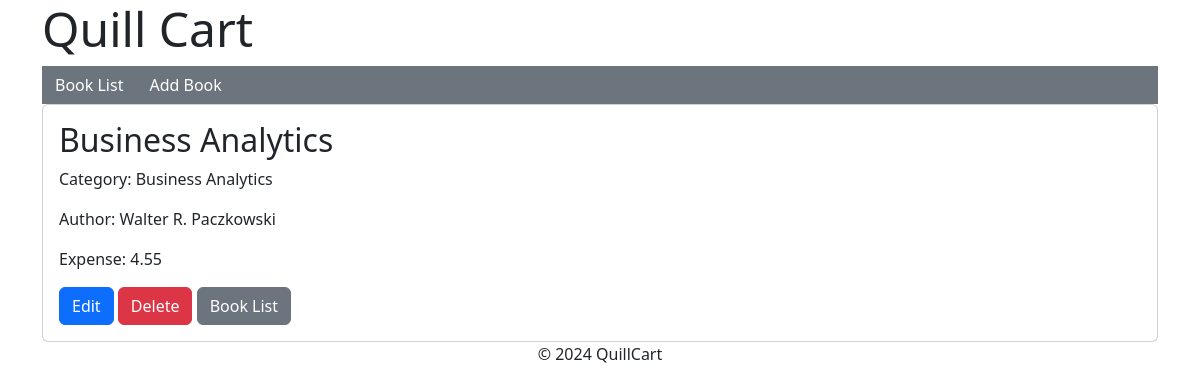
Page /books/9783030870232/ on the committed database.
### quillcart/models.py (models this page shows, shortened)
class Book(models.Model):
    custom_id = models.DecimalField(max_digits=20, decimal_places=0, primary_key=True)
    title = models.CharField(max_length=255)
    subtitle = models.CharField(max_length=255, null=True, blank=True)
    authors = models.CharField(max_length=255)
    publisher = models.CharField(max_length=255)
    published_date = models.DateField()
    category = models.CharField(max_length=255)
    distribution_expense = models.DecimalField(max_digits=5, decimal_places=2)

### quillcart/views.py (the view)
# urls.py: path('books/<int:book_id>/', views.view_book, name='view_book'),
def view_book(request, book_id):
    book = get_object_or_404(Book, custom_id=book_id)
    return render(request, 'quillcart//view_book.html', {'book': book})

### quillcart/templates/quillcart/view_book.html (shortened to what this page needs)
{% extends "base.html" %}
{% block content %}
    <div class="card">
        <div class="card-body">
            <h2 class="card-title">{{ book.title }}</h2>
            <p class="card-text">Category: {{ book.category }}</p>
            <p class="card-text">Author: {{ book.authors }}</p>
            <p class="card-text">Expense: {{ book.distribution_expense }}</p>
            <a class="btn btn-primary" href="{% url 'quillcart:update_book' book.custom_id %}">Edit</a>
            <a class="btn btn-danger" href="{% url 'quillcart:delete_book' book.custom_id %}">Delete</a>
            <a class="btn btn-secondary" href="{% url 'quillcart:book_list' %}">Book List</a>
        </div>
    </div>
{% endblock %}

### rows in the picture
Book: title "Business Analytics", category "Business Analytics", authors "Walter R. Paczkowski", distribution_expense "4.55"
